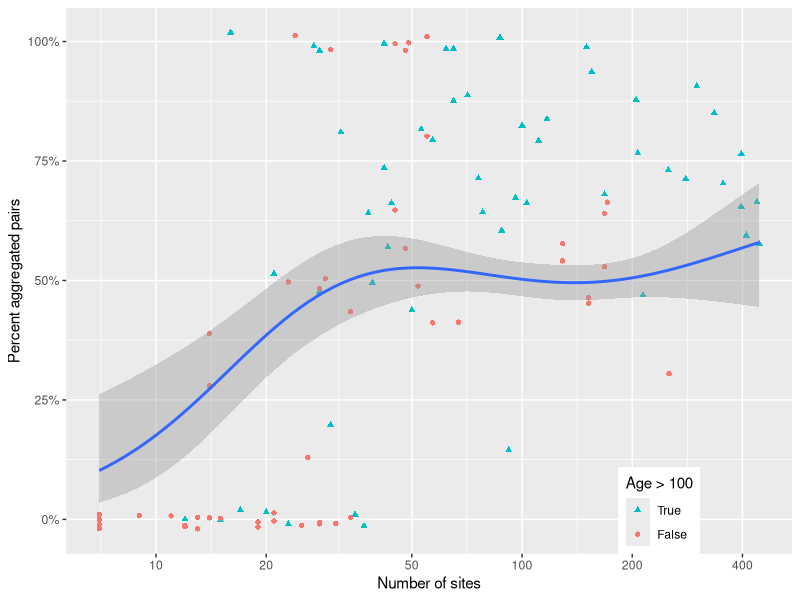
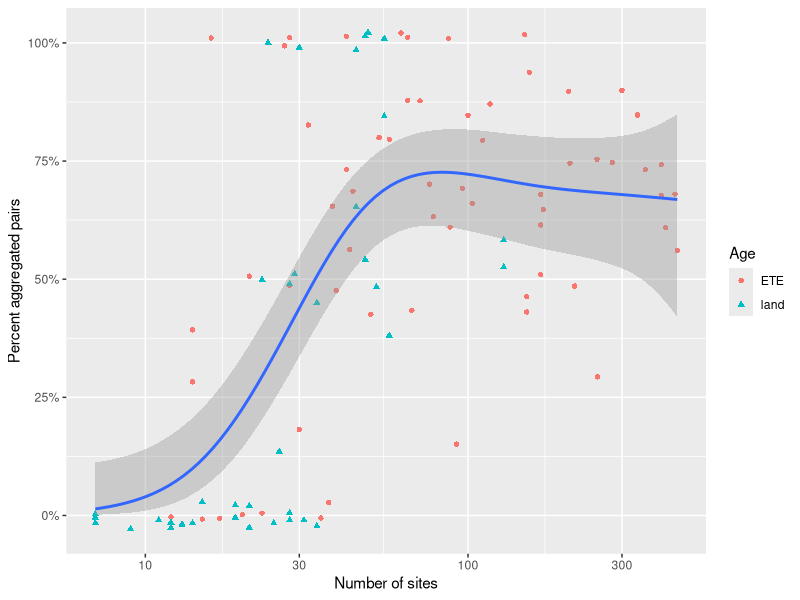
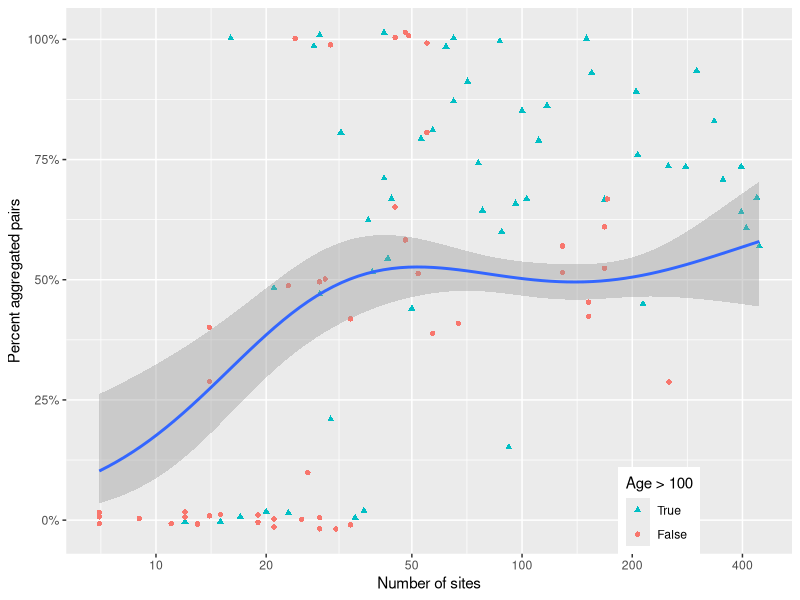

The R script that drew these images, in order:
library("ggplot2")
library("scales")

#load data
combETE <- read.csv("./data/combinedETE.csv")
combETE$old <- combETE$Age > 100

#with weights = numSig taxa

ggplot(subset(combETE, land.island != "island"), aes(x = numSites, y = percAgg, col = old, shape = old, weight = numSig)) + 
  geom_jitter(width = 0, height = 0.02) +
  geom_smooth(aes(group  = 1), method = "gam", formula = y ~s(x, k = 4), method.args = list(family = "quasibinomial"), show.legend = FALSE) +
  scale_y_continuous(labels = percent) +
  scale_x_log10(breaks = c(10, 20, 50, 100, 200, 400)) + 
  scale_colour_discrete(breaks = c("TRUE","FALSE"), labels = c("True", "False")) +
  scale_shape_discrete(breaks = c("TRUE","FALSE"), labels = c("True", "False")) +
  labs(x = "Number of sites", y = "Percent aggregated pairs", colour = "Age > 100", shape = "Age > 100") + 
  theme(legend.justification=c(0, 0), legend.position=c(.76, 0)) 
ggsave("ed_fig2.png", height = 89 * 1.5, width = 89 * 1.5, units = "mm")

#no weights
ggplot(subset(combETE, land.island != "island"), aes(x = numSites, y = percAgg, col = land.island, shape = land.island)) + 
  geom_jitter(width = 0, height = 0.03) +
  geom_smooth(aes(group  = 1), method = "gam", formula = y ~s(x), method.args = list(family = "quasibinomial"), show.legend = FALSE) +
  scale_y_continuous(labels = percent) +
  scale_x_log10() + 
  labs(x = "Number of sites", y = "Percent aggregated pairs", colour = "Age", shape = "Age")
       

